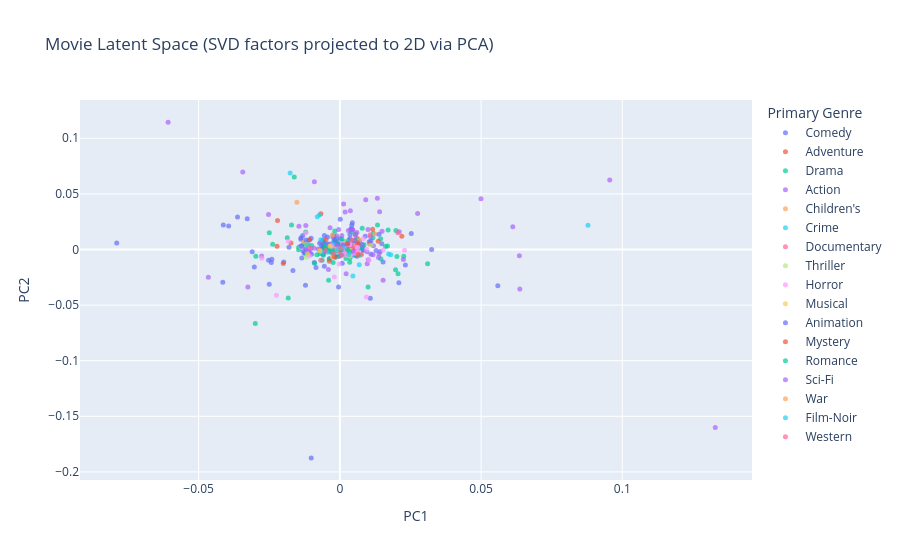

The notebook cell saved with this chart:
### Code cell
# build a plot DataFrame — sample 500 movies for readability
rng = np.random.default_rng(42)
sample_indices = rng.choice(len(item_2d), size=min(500, len(item_2d)), replace=False)

plot_df = pd.DataFrame({
    'x': item_2d[sample_indices, 0],
    'y': item_2d[sample_indices, 1],
    'movie_idx': sample_indices
})
plot_df['movieId'] = plot_df['movie_idx'].map(movie_decoder)
plot_df = plot_df.merge(movies[['movieId', 'title_clean', 'genres']], on='movieId', how='left')
plot_df['primary_genre'] = plot_df['genres'].apply(lambda g: g[0] if isinstance(g, list) and g else 'Unknown')

fig = px.scatter(
    plot_df,
    x='x',
    y='y',
    color='primary_genre',
    hover_data=['title_clean'],
    title='Movie Latent Space (SVD factors projected to 2D via PCA)',
    labels={'x': 'PC1', 'y': 'PC2', 'primary_genre': 'Primary Genre'},
    opacity=0.7
)
fig.update_traces(marker=dict(size=5))
fig.show()

### Figure 1 — Plotly figure (JSON) as saved in the notebook; plotly's stock layout.template omitted (floating-point values rounded to 4 significant figures; data arrays with more than 128 entries replaced by an {"elided": "..."} marker saying what was removed)
{"data": [{"customdata": {"elided": "129x1 str values"}, "hovertemplate": "Primary Genre=Comedy<br>PC1=%{x}<br>PC2=%{y}<br>title_clean=%{customdata[0]}<extra></extra>", "legendgroup": "Comedy", "marker": {"color": "#636efa", "opacity": 0.7, "size": 5, "symbol": "circle"}, "mode": "markers", "name": "Comedy", "orientation": "v", "showlegend": true, "type": "scatter", "x": {"elided": "129 float values"}, "xaxis": "x", "y": {"elided": "129 float values"}, "yaxis": "y"}, {"customdata": [["For the Love of Benji"], ["Mighty Joe Young"], ["Candleshoe"], ["Passion in the Desert"], ["Santa Claus: The Movie"], ["Free Willy"], ["Time Bandits"], ["Sphere"], ["Dreamscape"], ["Andre"], ["Treasure of the Sierra Madre, The"], ["War, The"], ["Galaxy Quest"], ["Honey, I Shrunk the Kids"], ["Swiss Family Robinson"], ["Beyond the Poseidon Adventure"], ["Space Jam"], ["Wizard of Oz, The"], ["Journey of Natty Gann, The"], ["Snows of Kilimanjaro, The"], ["Escape to Witch Mountain"], ["Napoleon and Samantha"]], "hovertemplate": "Primary Genre=Adventure<br>PC1=%{x}<br>PC2=%{y}<br>title_clean=%{customdata[0]}<extra></extra>", "legendgroup": "Adventure", "marker": {"color": "#EF553B", "opacity": 0.7, "size": 5, "symbol": "circle"}, "mode": "markers", "name": "Adventure", "orientation": "v", "showlegend": true, "type": "scatter", "x": [0.001817, 0.01064, 0.00414, 0.001032, -0.02224, 0.01161, 0.02195, -0.02005, 0.005886, 0.006647, -0.004931, -0.003858, -0.006716, -0.01066, -0.005025, 0.007606, -0.02208, -0.0173, 0.002084, 0.0001207, 0.002438, 7.191e-05], "xaxis": "x", "y": [-0.002259, 0.004824, 0.002786, -0.001792, 0.002875, 0.01824, 0.01183, -0.01271, 0.01052, 0.004201, 0.008743, 0.001378, 0.03209, 0.008654, 0.001731, -0.004549, 0.02604, 0.005859, 0.0034, 2.612e-05, -0.003978, 0.0002888], "yaxis": "y"}, {"customdata": {"elided": "145x1 str values"}, "hovertemplate": "Primary Genre=Drama<br>PC1=%{x}<br>PC2=%{y}<br>title_clean=%{customdata[0]}<extra></extra>", "legendgroup": "Drama", "marker": {"color": "#00cc96", "opacity": 0.7, "size": 5, "symbol": "circle"}, "mode": "markers", "name": "Drama", "orientation": "v", "showlegend": true, "type": "scatter", "x": {"elided": "145 float values"}, "xaxis": "x", "y": {"elided": "145 float values"}, "yaxis": "y"}, {"customdata": [["Guns of Navarone, The"], ["Reindeer Games"], ["On Her Majesty's Secret Service"], ["U.S. Marshalls"], ["Plunkett & MaCleane"], ["Rising Sun"], ["Superman IV: The Quest for Peace"], ["Godfather: Part II, The"], ["Goldfinger"], ["Steel"], ["Butch Cassidy and the Sundance Kid"], ["Mystery Men"], ["Hard Target"], ["Total Recall"], ["Cyrano de Bergerac"], ["Operation Dumbo Drop"], ["Die Hard: With a Vengeance"], ["Heaven's Burning"], ["Bloodsport 2"], ["Battlefield Earth"], ["Men in Black"], ["Mask of Zorro, The"], ["Escape from the Planet of the Apes"], ["Faster Pussycat! Kill! Kill!"], ["Quick and the Dead, The"], ["Event Horizon"], ["F/X 2"], ["Crow: Salvation, The"], ["Teenage Mutant Ninja Turtles"], ["Golden Child, The"], ["Maverick"], ["Dick Tracy"], ["Abyss, The"], ["Batman Returns"], ["Deep Impact"], ["Knock Off"], ["Titanic"], ["Toys"], ["Mercury Rising"], ["Planet of the Apes"], ["Cowboy Way, The"], ["Assassination"], ["Golden Voyage of Sinbad, The"], ["Money Train"], ["Indiana Jones and the Temple of Doom"], ["Star Trek: The Wrath of Khan"], ["7th Voyage of Sinbad, The"], ["Band of the Hand"], ["Siege, The"], ["G.I. Jane"], ["Untouchables, The"], ["Days of Thunder"], ["Wrongfully Accused"], ["Tarzan and the Lost City"], ["Someone to Watch Over Me"], ["Specialist, The"], ["Bird on a Wire"], ["Killer, The (Die xue shuang xiong)"], ["Drop Zone"], ["Jumpin' Jack Flash"], ["Heartbreak Ridge"], ["Mirage"], ["Fistful of Dollars, A"], ["Teenage Mutant Ninja Turtles III"], ["Chain Reaction"], ["In Too Deep"], ["Condition Red"]], "hovertemplate": "Primary Genre=Action<br>PC1=%{x}<br>PC2=%{y}<br>title_clean=%{customdata[0]}<extra></extra>", "legendgroup": "Action", "marker": {"color": "#ab63fa", "opacity": 0.7, "size": 5, "symbol": "circle"}, "mode": "markers", "name": "Action", "orientation": "v", "showlegend": true, "type": "scatter", "x": [-0.002491, -0.01206, 0.003025, 0.00532, 0.002057, 0.0004544, -0.02769, 0.04997, 0.01369, 0.006038, -0.03257, -0.009025, 0.009677, -0.06081, 0.005995, 0.003717, -0.000417, -5.55e-06, 0.006194, -0.01196, 0.1329, 0.00195, 0.06123, -0.00223, 0.02102, -0.002895, -0.002438, 0.004306, -0.03439, -0.04655, -0.01449, 0.00958, 0.06356, 0.06372, 0.02249, -0.002764, -0.01057, 0.001864, -0.003478, 0.01328, 0.004615, 0.001798, -0.0001034, 0.004416, -0.004051, 0.09554, -0.01031, 0.0006781, 0.01176, 0.01495, 0.01531, 0.02752, -0.00908, 0.005053, -0.001159, 0.01078, 0.01407, 0.01388, -0.006757, -0.02525, 0.0119, -0.0002851, 0.01004, 0.001326, 0.009971, 0.003495, 4.502e-06], "xaxis": "x", "y": [-0.006431, 0.02147, 0.01709, 0.01316, 0.0003312, -0.00495, -0.005908, 0.04571, -0.007164, 0.01523, -0.0337, 0.06088, -0.0128, 0.1145, -0.001484, 0.03486, 0.01807, -1.136e-05, 0.00476, -0.0009503, -0.16, -0.002278, 0.02035, 0.003789, 0.01595, 0.003358, 0.01089, 0.002947, 0.06965, -0.02495, 0.02092, -0.00205, -0.005672, -0.03545, -0.008945, 0.00505, -0.002779, 0.03373, 0.01959, 0.04617, 0.01758, -0.001791, 0.002538, 0.01805, -0.01804, 0.06249, 0.0009867, 0.01253, -0.004748, 0.01639, -0.02771, 0.03232, 0.00113, 0.005242, 0.01243, 0.01157, 0.03382, -0.003795, 0.00619, 0.03157, 0.003453, 0.0001945, -0.009209, 0.04079, 0.01796, 0.00104, -6.658e-06], "yaxis": "y"}, {"customdata": [["Parent Trap, The"], ["Adventures of Milo and Otis, The"], ["So Dear to My Heart"], ["Something Wicked This Way Comes"], ["Flubber"], ["Heavyweights"], ["Absent Minded Professor, The"], ["Blackbeard's Ghost"], ["Air Bud"], ["Simple Wish, A"], ["Jungle2Jungle (a.k.a. Jungle 2 Jungle)"], ["FairyTale: A True Story"]], "hovertemplate": "Primary Genre=Children's<br>PC1=%{x}<br>PC2=%{y}<br>title_clean=%{customdata[0]}<extra></extra>", "legendgroup": "Children's", "marker": {"color": "#FFA15A", "opacity": 0.7, "size": 5, "symbol": "circle"}, "mode": "markers", "name": "Children's", "orientation": "v", "showlegend": true, "type": "scatter", "x": [0.006774, -0.003263, 0.0004849, 0.002716, -0.01521, 0.005914, 0.01244, 0.001746, -0.002611, 0.005359, -0.0127, -0.007202], "xaxis": "x", "y": [0.008537, 0.003888, -0.0001351, -0.005683, 0.04257, -0.000918, 0.01403, -0.0006743, 0.01307, 0.004051, 0.006737, -0.0001273], "yaxis": "y"}, {"customdata": [["Jason's Lyric"], ["Postman Always Rings Twice, The"], ["Hard 8 (a.k.a. Sydney, a.k.a. Hard Eight)"], ["Watcher, The"], ["GoodFellas"], ["Killer: A Journal of Murder"], ["New Jersey Drive"], ["Killing, The"], ["Things to Do in Denver when You're Dead"], ["Cop Land"], ["Cyclo"], ["Incognito"], ["This World, Then the Fireworks"], ["Bound"], ["Angel on My Shoulder"], ["Touch of Evil"], ["Keys to Tulsa"], ["Bad Lieutenant"], ["Turn It Up"], ["Amateur"], ["Kansas City"]], "hovertemplate": "Primary Genre=Crime<br>PC1=%{x}<br>PC2=%{y}<br>title_clean=%{customdata[0]}<extra></extra>", "legendgroup": "Crime", "marker": {"color": "#19d3f3", "opacity": 0.7, "size": 5, "symbol": "circle"}, "mode": "markers", "name": "Crime", "orientation": "v", "showlegend": true, "type": "scatter", "x": [-0.002133, -0.004221, 0.006998, -0.002342, 0.08784, 0.002895, -0.001113, -0.006767, 0.006867, 0.004623, -0.0004216, -0.0001474, -0.001061, 0.01802, 0.003503, -0.007215, -0.002068, 0.01724, -0.002532, -0.006394, -9.876e-05], "xaxis": "x", "y": [0.001536, -0.002466, -0.005501, 0.005626, 0.02185, -0.001515, -0.0004525, 0.008652, -0.01377, -0.02395, 0.000445, -0.0003227, 0.0009135, -0.004749, -0.001782, 0.03093, -0.001317, -0.004041, -0.0002967, -0.002475, -0.0006848], "yaxis": "y"}, {"customdata": [["Wild Man Blues"], ["Modulations"], ["Stop Making Sense"], ["Nico Icon"], ["Everest"], ["Line King: Al Hirschfeld, The"], ["Carmen Miranda: Bananas Is My Business"], ["Source, The"], ["Kestrel's Eye (Falkens öga)"], ["Baraka"], ["42 Up"], ["Man of the Year"], ["War Room, The"], ["Endurance"], ["Jupiter's Wife"], ["Buena Vista Social Club"]], "hovertemplate": "Primary Genre=Documentary<br>PC1=%{x}<br>PC2=%{y}<br>title_clean=%{customdata[0]}<extra></extra>", "legendgroup": "Documentary", "marker": {"color": "#FF6692", "opacity": 0.7, "size": 5, "symbol": "circle"}, "mode": "markers", "name": "Documentary", "orientation": "v", "showlegend": true, "type": "scatter", "x": [-0.005029, -0.0005989, -0.006776, 0.005518, -0.0006354, -0.000761, -0.0003537, -0.000621, 0.003819, 0.003989, 0.001141, 0.003413, 0.004616, 0.0001748, 0.001415, -0.001812], "xaxis": "x", "y": [-0.0009403, -9.592e-05, -0.009599, 0.001225, 0.000289, 0.000215, 0.0002114, -0.001948, 0.0008456, 0.001881, 0.005362, 0.0004452, -0.0007011, 0.001546, -0.001896, 0.001685], "yaxis": "y"}, {"customdata": [["Repulsion"], ["Frenzy"], ["Poison Ivy"], ["Deterrence"]], "hovertemplate": "Primary Genre=Thriller<br>PC1=%{x}<br>PC2=%{y}<br>title_clean=%{customdata[0]}<extra></extra>", "legendgroup": "Thriller", "marker": {"color": "#B6E880", "opacity": 0.7, "size": 5, "symbol": "circle"}, "mode": "markers", "name": "Thriller", "orientation": "v", "showlegend": true, "type": "scatter", "x": [0.01096, 0.001906, -0.01191, 0.003732], "xaxis": "x", "y": [0.004458, 0.00605, -0.006961, -0.0008162], "yaxis": "y"}, {"customdata": [["Final Conflict, The (a.k.a. Omen III: The Final Conflict)"], ["Curse of Frankenstein, The"], ["Psycho"], ["Mummy's Curse, The"], ["Cronos"], ["Halloween"], ["Hello Mary Lou: Prom Night II"], ["Carnosaur 3: Primal Species"], ["Creature From the Black Lagoon, The"], ["Invasion of the Body Snatchers"], ["Hellbound: Hellraiser II"], ["Audrey Rose"], ["Christine"], ["Brain That Wouldn't Die, The"], ["Night of the Living Dead"], ["Candyman: Farewell to the Flesh"], ["Rawhead Rex"], ["House on Haunted Hill, The"], ["Parasite"], ["Carnosaur"], ["Amityville Horror, The"], ["Slumber Party Massacre, The"], ["Friday the 13th Part 3: 3D"], ["Color Me Blood Red"], ["Creepshow 2"], ["Tarantula"], ["Carrie"], ["House of Frankenstein"], ["Anatomy (Anatomie)"], ["Killer Shrews, The"], ["Bat, The"], ["Relative Fear"]], "hovertemplate": "Primary Genre=Horror<br>PC1=%{x}<br>PC2=%{y}<br>title_clean=%{customdata[0]}<extra></extra>", "legendgroup": "Horror", "marker": {"color": "#FF97FF", "opacity": 0.7, "size": 5, "symbol": "circle"}, "mode": "markers", "name": "Horror", "orientation": "v", "showlegend": true, "type": "scatter", "x": [0.005947, 0.009426, 0.006301, 0.0009966, 0.003386, -0.001959, 0.01026, 0.01536, 0.006556, -0.01202, -0.01374, 0.004461, -0.0002393, 0.0006343, -0.02764, 0.02291, 0.001578, -0.01825, 0.002326, 0.008332, -0.002861, 0.003516, -0.02246, -0.001201, -0.01079, 0.005655, 0.009399, 0.006137, -0.0007125, -0.0009927, 0.001726, -1.085e-06], "xaxis": "x", "y": [-0.003948, 0.0001951, 0.001582, 0.00544, 0.004205, -0.02471, -0.009783, -0.0004473, -0.002521, 0.01507, 0.001721, -0.003556, -0.013, -0.0008458, -0.007958, -0.0006115, -0.002575, 0.007503, -0.004628, 0.009547, 0.003106, 0.004449, -0.0412, 0.001026, -0.005944, -0.002459, -0.04273, 0.002401, 0.000486, -0.00239, 0.00176, 1.048e-06], "yaxis": "y"}, {"customdata": [["King and I, The"], ["Gypsy"], ["Roustabout"], ["All That Jazz"], ["Madame Butterfly"]], "hovertemplate": "Primary Genre=Musical<br>PC1=%{x}<br>PC2=%{y}<br>title_clean=%{customdata[0]}<extra></extra>", "legendgroup": "Musical", "marker": {"color": "#FECB52", "opacity": 0.7, "size": 5, "symbol": "circle"}, "mode": "markers", "name": "Musical", "orientation": "v", "showlegend": true, "type": "scatter", "x": [-0.002579, -0.01146, -0.006969, 0.003451, -0.003492], "xaxis": "x", "y": [-0.006859, -0.003943, -0.001459, -0.005945, 0.002867], "yaxis": "y"}, {"customdata": [["Great Mouse Detective, The"], ["Wrong Trousers, The"], ["American Tail: Fievel Goes West, An"], ["Thumbelina"], ["101 Dalmatians"], ["Rugrats Movie, The"], ["Toy Story 2"], ["Adventures of Rocky and Bullwinkle, The"], ["Chicken Run"], ["Batman: Mask of the Phantasm"], ["Rescuers Down Under, The"], ["Prince of Egypt, The"], ["Swan Princess, The"], ["American Tail, An"]], "hovertemplate": "Primary Genre=Animation<br>PC1=%{x}<br>PC2=%{y}<br>title_clean=%{customdata[0]}<extra></extra>", "legendgroup": "Animation", "marker": {"color": "#636efa", "opacity": 0.7, "size": 5, "symbol": "circle"}, "mode": "markers", "name": "Animation", "orientation": "v", "showlegend": true, "type": "scatter", "x": [0.001157, 0.02527, 0.01098, -0.001827, -0.006466, -0.0055, 0.03249, -0.01352, 0.005197, 0.01387, 0.003611, -0.01374, 0.002705, -0.01201], "xaxis": "x", "y": [0.004116, 0.01446, 0.007536, 0.008264, 0.003181, 0.01267, 7.192e-05, 0.00282, 0.008126, 0.01359, 0.009923, 0.01051, 0.005646, 0.008448], "yaxis": "y"}, {"customdata": [["Boxing Helena"], ["Stalker"], ["Perfect Murder, A"], ["Cookie's Fortune"], ["Murder!"], ["True Crime"], ["Just Cause"]], "hovertemplate": "Primary Genre=Mystery<br>PC1=%{x}<br>PC2=%{y}<br>title_clean=%{customdata[0]}<extra></extra>", "legendgroup": "Mystery", "marker": {"color": "#EF553B", "opacity": 0.7, "size": 5, "symbol": "circle"}, "mode": "markers", "name": "Mystery", "orientation": "v", "showlegend": true, "type": "scatter", "x": [0.006226, 0.002819, 0.01356, -0.001889, -0.00031, -0.003732, 0.006428], "xaxis": "x", "y": [0.006163, 0.004818, 0.00742, -0.006721, -0.0005888, -0.01066, -0.004493], "yaxis": "y"}, {"customdata": [["Wisdom of Crocodiles, The (a.k.a. Immortality)"], ["Dreaming of Joseph Lees"], ["Never Met Picasso"], ["1-900"], ["I Love You, I Love You Not"], ["Overnight Delivery"], ["Big Country, The"], ["Life Less Ordinary, A"]], "hovertemplate": "Primary Genre=Romance<br>PC1=%{x}<br>PC2=%{y}<br>title_clean=%{customdata[0]}<extra></extra>", "legendgroup": "Romance", "marker": {"color": "#00cc96", "opacity": 0.7, "size": 5, "symbol": "circle"}, "mode": "markers", "name": "Romance", "orientation": "v", "showlegend": true, "type": "scatter", "x": [0.0002951, 0.002736, -0.001747, 0.0005538, 2.149e-05, 0.003461, -0.002961, 0.008557], "xaxis": "x", "y": [-0.0003434, 8.986e-05, -0.001196, -0.0004054, 0.0001442, -0.002033, -0.002254, 0.004259], "yaxis": "y"}, {"customdata": [["Runaway"], ["Black Hole, The"], ["Brazil"], ["Destination Moon"], ["Quatermass II"]], "hovertemplate": "Primary Genre=Sci-Fi<br>PC1=%{x}<br>PC2=%{y}<br>title_clean=%{customdata[0]}<extra></extra>", "legendgroup": "Sci-Fi", "marker": {"color": "#ab63fa", "opacity": 0.7, "size": 5, "symbol": "circle"}, "mode": "markers", "name": "Sci-Fi", "orientation": "v", "showlegend": true, "type": "scatter", "x": [-0.0008783, 0.002217, 0.009155, 0.007908, 0.004746], "xaxis": "x", "y": [0.004094, -0.02182, 0.04475, 0.004191, -0.001652], "yaxis": "y"}, {"customdata": [["Prisoner of the Mountains (Kavkazsky Plennik)"]], "hovertemplate": "Primary Genre=War<br>PC1=%{x}<br>PC2=%{y}<br>title_clean=%{customdata[0]}<extra></extra>", "legendgroup": "War", "marker": {"color": "#FFA15A", "opacity": 0.7, "size": 5, "symbol": "circle"}, "mode": "markers", "name": "War", "orientation": "v", "showlegend": true, "type": "scatter", "x": [-0.001016], "xaxis": "x", "y": [7.435e-05], "yaxis": "y"}, {"customdata": [["Railroaded!"], ["Angel Heart"], ["Chinatown"], ["Blade Runner"], ["T-Men"]], "hovertemplate": "Primary Genre=Film-Noir<br>PC1=%{x}<br>PC2=%{y}<br>title_clean=%{customdata[0]}<extra></extra>", "legendgroup": "Film-Noir", "marker": {"color": "#19d3f3", "opacity": 0.7, "size": 5, "symbol": "circle"}, "mode": "markers", "name": "Film-Noir", "orientation": "v", "showlegend": true, "type": "scatter", "x": [-0.0007201, 0.00319, -0.007975, -0.0176, 0.000935], "xaxis": "x", "y": [0.0004709, -0.004555, 0.02953, 0.06876, 0.001088], "yaxis": "y"}, {"customdata": [["In Old California"], ["MacKenna's Gold"], ["Hang 'em High"], ["Tombstone"], ["Once Upon a Time in the West"], ["Wild Bunch, The"], ["Bad Girls"]], "hovertemplate": "Primary Genre=Western<br>PC1=%{x}<br>PC2=%{y}<br>title_clean=%{customdata[0]}<extra></extra>", "legendgroup": "Western", "marker": {"color": "#FF6692", "opacity": 0.7, "size": 5, "symbol": "circle"}, "mode": "markers", "name": "Western", "orientation": "v", "showlegend": true, "type": "scatter", "x": [0.0002747, -0.00246, 0.0007014, 0.0205, -0.01055, 0.0107, 0.004322], "xaxis": "x", "y": [0.0008043, -0.003446, -0.005147, 0.01504, 0.001663, 0.01322, 0.008364], "yaxis": "y"}], "layout": {"legend": {"title": {"text": "Primary Genre"}, "tracegroupgap": 0}, "title": {"text": "Movie Latent Space (SVD factors projected to 2D via PCA)"}, "xaxis": {"anchor": "y", "domain": [0, 1], "title": {"text": "PC1"}}, "yaxis": {"anchor": "x", "domain": [0, 1], "title": {"text": "PC2"}}}}
